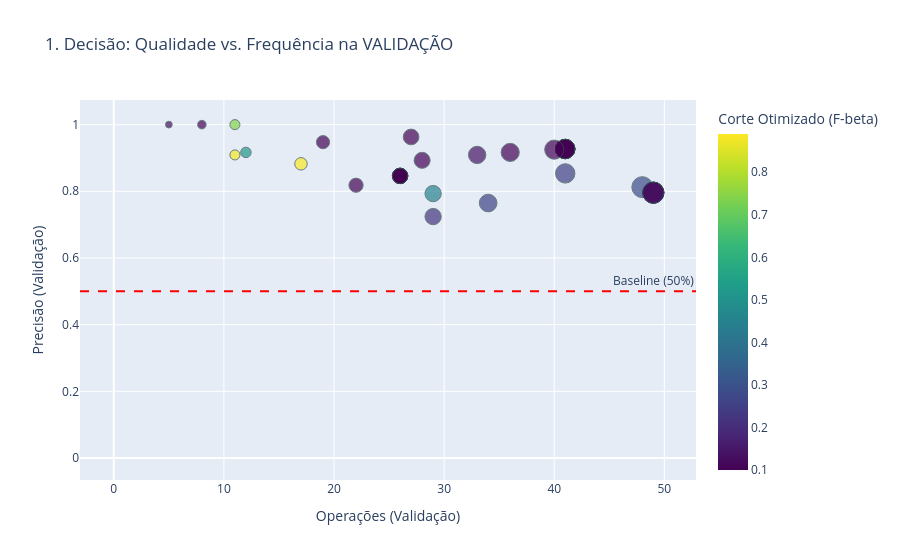
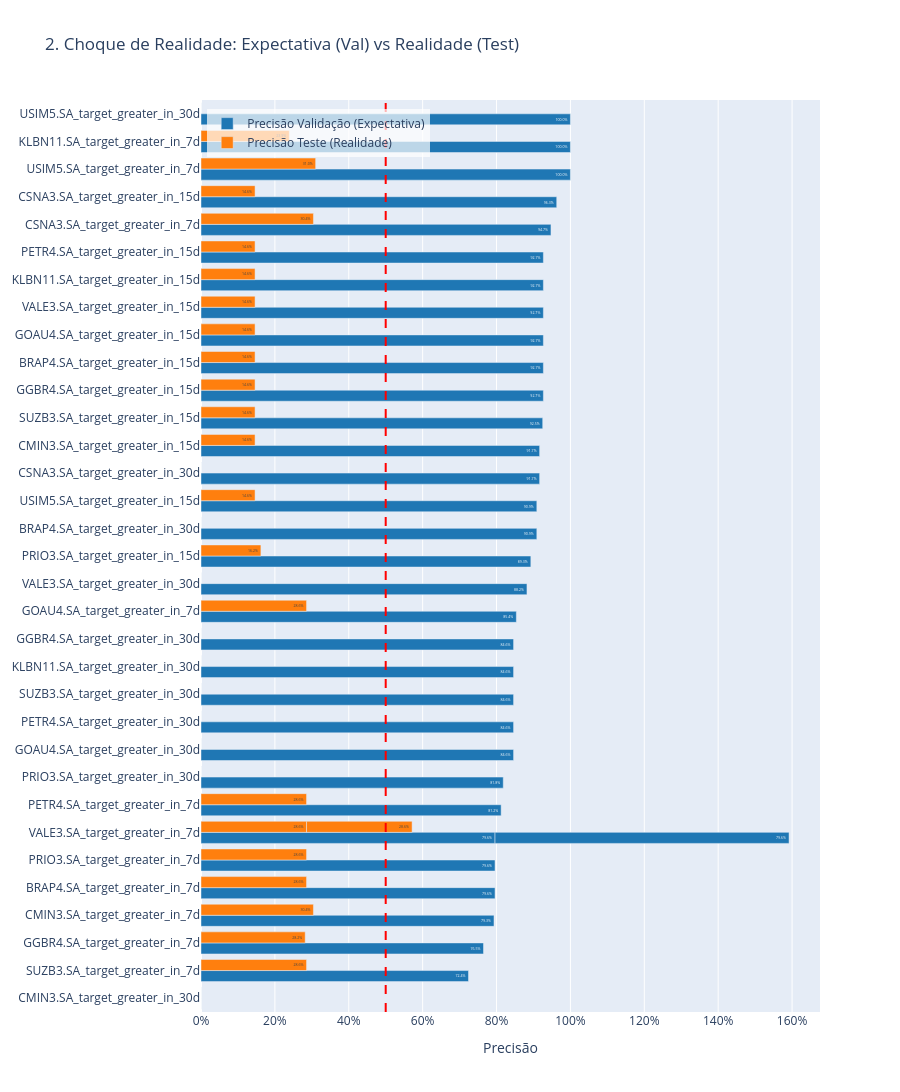

The code cell stored with these charts, in order, in its notebook:
### Code cell
dashboard_precisao_interativo(ranking_performance_pura)

### Figure 1 — Plotly figure (JSON) as saved in the notebook; plotly's stock layout.template omitted (floating-point values rounded to 4 significant figures)
{"data": [{"customdata": [[0.3103, 29.0], [0.0, 14.0], [0.2391, 46.0], [0.1463, 41.0], [0.3043, 46.0], [0.1463, 41.0], [0.1463, 41.0], [0.1463, 41.0], [0.1463, 41.0], [0.1463, 41.0], [0.1463, 41.0], [0.1463, 41.0], [0.0, 26.0], [0.1463, 41.0], [0.0, 19.0], [0.1463, 41.0], [0.1622, 37.0], [0.0, 9.0], [0.2857, 49.0], [0.0, 26.0], [0.0, 23.0], [0.0, 26.0], [0.0, 26.0], [0.0, 26.0], [0.0, 14.0], [0.2857, 49.0], [0.2857, 49.0], [0.2857, 49.0], [0.2857, 49.0], [0.2857, 49.0], [0.3043, 23.0], [0.2821, 39.0], [0.2857, 49.0], [0.0, 26.0]], "hovertemplate": "<b>%{hovertext}</b><br><br>Operações (Validação)=%{marker.size}<br>Precisão (Validação)=%{y}<br>Precisão no Teste=%{customdata[0]:.2%}<br>Qtd Sinais de Compra (Teste)=%{customdata[1]}<br>Corte Otimizado (F-beta)=%{marker.color}<extra></extra>", "hovertext": ["USIM5.SA_target_greater_in_7d", "USIM5.SA_target_greater_in_30d", "KLBN11.SA_target_greater_in_7d", "CSNA3.SA_target_greater_in_15d", "CSNA3.SA_target_greater_in_7d", "KLBN11.SA_target_greater_in_15d", "PETR4.SA_target_greater_in_15d", "GGBR4.SA_target_greater_in_15d", "VALE3.SA_target_greater_in_15d", "GOAU4.SA_target_greater_in_15d", "BRAP4.SA_target_greater_in_15d", "SUZB3.SA_target_greater_in_15d", "CSNA3.SA_target_greater_in_30d", "CMIN3.SA_target_greater_in_15d", "BRAP4.SA_target_greater_in_30d", "USIM5.SA_target_greater_in_15d", "PRIO3.SA_target_greater_in_15d", "VALE3.SA_target_greater_in_30d", "GOAU4.SA_target_greater_in_7d", "KLBN11.SA_target_greater_in_30d", "SUZB3.SA_target_greater_in_30d", "GGBR4.SA_target_greater_in_30d", "PETR4.SA_target_greater_in_30d", "GOAU4.SA_target_greater_in_30d", "PRIO3.SA_target_greater_in_30d", "PETR4.SA_target_greater_in_7d", "VALE3.SA_target_greater_in_7d", "VALE3.SA_target_greater_in_7d", "PRIO3.SA_target_greater_in_7d", "BRAP4.SA_target_greater_in_7d", "CMIN3.SA_target_greater_in_7d", "GGBR4.SA_target_greater_in_7d", "SUZB3.SA_target_greater_in_7d", "CMIN3.SA_target_greater_in_30d"], "legendgroup": "", "marker": {"color": [0.12, 0.74, 0.1, 0.1, 0.1, 0.1, 0.12, 0.1, 0.1, 0.1, 0.1, 0.1, 0.52, 0.1, 0.88, 0.14, 0.1, 0.89, 0.25, 0.1, 0.1, 0.1, 0.1, 0.1, 0.1, 0.28, 0.1, 0.1, 0.1, 0.14, 0.45, 0.26, 0.22, 0.3], "coloraxis": "coloraxis", "line": {"color": "DarkSlateGrey", "width": 1}, "size": [5, 11, 8, 27, 19, 41, 41, 41, 41, 41, 41, 40, 12, 36, 11, 33, 28, 17, 41, 26, 26, 26, 26, 26, 22, 48, 49, 49, 49, 49, 29, 34, 29, 0], "sizemode": "area", "sizeref": 0.2178, "symbol": "circle"}, "mode": "markers", "name": "", "orientation": "v", "showlegend": false, "type": "scatter", "x": [5, 11, 8, 27, 19, 41, 41, 41, 41, 41, 41, 40, 12, 36, 11, 33, 28, 17, 41, 26, 26, 26, 26, 26, 22, 48, 49, 49, 49, 49, 29, 34, 29, 0], "xaxis": "x", "y": [1.0, 1.0, 1.0, 0.963, 0.9474, 0.9268, 0.9268, 0.9268, 0.9268, 0.9268, 0.9268, 0.925, 0.9167, 0.9167, 0.9091, 0.9091, 0.8929, 0.8824, 0.8537, 0.8462, 0.8462, 0.8462, 0.8462, 0.8462, 0.8182, 0.8125, 0.7959, 0.7959, 0.7959, 0.7959, 0.7931, 0.7647, 0.7241, 0.0], "yaxis": "y"}], "layout": {"annotations": [{"showarrow": false, "text": "Baseline (50%)", "x": 1, "xanchor": "right", "xref": "x domain", "y": 0.5, "yanchor": "bottom", "yref": "y"}], "coloraxis": {"colorbar": {"title": {"text": "Corte Otimizado (F-beta)"}}, "colorscale": [[0, "#440154"], [0.1111, "#482878"], [0.2222, "#3e4989"], [0.3333, "#31688e"], [0.4444, "#26828e"], [0.5556, "#1f9e89"], [0.6667, "#35b779"], [0.7778, "#6ece58"], [0.8889, "#b5de2b"], [1, "#fde725"]]}, "legend": {"itemsizing": "constant", "tracegroupgap": 0}, "shapes": [{"line": {"color": "red", "dash": "dash"}, "type": "line", "x0": 0, "x1": 1, "xref": "x domain", "y0": 0.5, "y1": 0.5, "yref": "y"}], "title": {"text": "1. Decisão: Qualidade vs. Frequência na VALIDAÇÃO"}, "xaxis": {"anchor": "y", "domain": [0, 1], "title": {"text": "Operações (Validação)"}}, "yaxis": {"anchor": "x", "domain": [0, 1], "title": {"text": "Precisão (Validação)"}}}}

### Figure 2 — Plotly figure (JSON) as saved in the notebook; plotly's stock layout.template omitted (floating-point values rounded to 4 significant figures)
{"data": [{"marker": {"color": "#1f77b4"}, "name": "Precisão Validação (Expectativa)", "orientation": "h", "text": ["0.0%", "72.4%", "76.5%", "79.3%", "79.6%", "79.6%", "79.6%", "79.6%", "81.2%", "81.8%", "84.6%", "84.6%", "84.6%", "84.6%", "84.6%", "85.4%", "88.2%", "89.3%", "90.9%", "90.9%", "91.7%", "91.7%", "92.5%", "92.7%", "92.7%", "92.7%", "92.7%", "92.7%", "92.7%", "94.7%", "96.3%", "100.0%", "100.0%", "100.0%"], "textposition": "inside", "type": "bar", "x": [0.0, 0.7241, 0.7647, 0.7931, 0.7959, 0.7959, 0.7959, 0.7959, 0.8125, 0.8182, 0.8462, 0.8462, 0.8462, 0.8462, 0.8462, 0.8537, 0.8824, 0.8929, 0.9091, 0.9091, 0.9167, 0.9167, 0.925, 0.9268, 0.9268, 0.9268, 0.9268, 0.9268, 0.9268, 0.9474, 0.963, 1.0, 1.0, 1.0], "y": ["CMIN3.SA_target_greater_in_30d", "SUZB3.SA_target_greater_in_7d", "GGBR4.SA_target_greater_in_7d", "CMIN3.SA_target_greater_in_7d", "BRAP4.SA_target_greater_in_7d", "PRIO3.SA_target_greater_in_7d", "VALE3.SA_target_greater_in_7d", "VALE3.SA_target_greater_in_7d", "PETR4.SA_target_greater_in_7d", "PRIO3.SA_target_greater_in_30d", "GOAU4.SA_target_greater_in_30d", "PETR4.SA_target_greater_in_30d", "SUZB3.SA_target_greater_in_30d", "KLBN11.SA_target_greater_in_30d", "GGBR4.SA_target_greater_in_30d", "GOAU4.SA_target_greater_in_7d", "VALE3.SA_target_greater_in_30d", "PRIO3.SA_target_greater_in_15d", "BRAP4.SA_target_greater_in_30d", "USIM5.SA_target_greater_in_15d", "CSNA3.SA_target_greater_in_30d", "CMIN3.SA_target_greater_in_15d", "SUZB3.SA_target_greater_in_15d", "GGBR4.SA_target_greater_in_15d", "BRAP4.SA_target_greater_in_15d", "GOAU4.SA_target_greater_in_15d", "VALE3.SA_target_greater_in_15d", "KLBN11.SA_target_greater_in_15d", "PETR4.SA_target_greater_in_15d", "CSNA3.SA_target_greater_in_7d", "CSNA3.SA_target_greater_in_15d", "USIM5.SA_target_greater_in_7d", "KLBN11.SA_target_greater_in_7d", "USIM5.SA_target_greater_in_30d"]}, {"marker": {"color": "#ff7f0e"}, "name": "Precisão Teste (Realidade)", "orientation": "h", "text": ["0.0%", "28.6%", "28.2%", "30.4%", "28.6%", "28.6%", "28.6%", "28.6%", "28.6%", "0.0%", "0.0%", "0.0%", "0.0%", "0.0%", "0.0%", "28.6%", "0.0%", "16.2%", "0.0%", "14.6%", "0.0%", "14.6%", "14.6%", "14.6%", "14.6%", "14.6%", "14.6%", "14.6%", "14.6%", "30.4%", "14.6%", "31.0%", "23.9%", "0.0%"], "textposition": "inside", "type": "bar", "x": [0.0, 0.2857, 0.2821, 0.3043, 0.2857, 0.2857, 0.2857, 0.2857, 0.2857, 0.0, 0.0, 0.0, 0.0, 0.0, 0.0, 0.2857, 0.0, 0.1622, 0.0, 0.1463, 0.0, 0.1463, 0.1463, 0.1463, 0.1463, 0.1463, 0.1463, 0.1463, 0.1463, 0.3043, 0.1463, 0.3103, 0.2391, 0.0], "y": ["CMIN3.SA_target_greater_in_30d", "SUZB3.SA_target_greater_in_7d", "GGBR4.SA_target_greater_in_7d", "CMIN3.SA_target_greater_in_7d", "BRAP4.SA_target_greater_in_7d", "PRIO3.SA_target_greater_in_7d", "VALE3.SA_target_greater_in_7d", "VALE3.SA_target_greater_in_7d", "PETR4.SA_target_greater_in_7d", "PRIO3.SA_target_greater_in_30d", "GOAU4.SA_target_greater_in_30d", "PETR4.SA_target_greater_in_30d", "SUZB3.SA_target_greater_in_30d", "KLBN11.SA_target_greater_in_30d", "GGBR4.SA_target_greater_in_30d", "GOAU4.SA_target_greater_in_7d", "VALE3.SA_target_greater_in_30d", "PRIO3.SA_target_greater_in_15d", "BRAP4.SA_target_greater_in_30d", "USIM5.SA_target_greater_in_15d", "CSNA3.SA_target_greater_in_30d", "CMIN3.SA_target_greater_in_15d", "SUZB3.SA_target_greater_in_15d", "GGBR4.SA_target_greater_in_15d", "BRAP4.SA_target_greater_in_15d", "GOAU4.SA_target_greater_in_15d", "VALE3.SA_target_greater_in_15d", "KLBN11.SA_target_greater_in_15d", "PETR4.SA_target_greater_in_15d", "CSNA3.SA_target_greater_in_7d", "CSNA3.SA_target_greater_in_15d", "USIM5.SA_target_greater_in_7d", "KLBN11.SA_target_greater_in_7d", "USIM5.SA_target_greater_in_30d"]}], "layout": {"barmode": "group", "height": 1190, "legend": {"bgcolor": "rgba(255, 255, 255, 0.7)", "x": 0.01, "y": 0.99}, "shapes": [{"line": {"color": "red", "dash": "dash"}, "type": "line", "x0": 0.5, "x1": 0.5, "xref": "x", "y0": 0, "y1": 1, "yref": "y domain"}], "title": {"text": "2. Choque de Realidade: Expectativa (Val) vs Realidade (Test)"}, "xaxis": {"tickformat": ".0%", "title": {"text": "Precisão"}}}}
